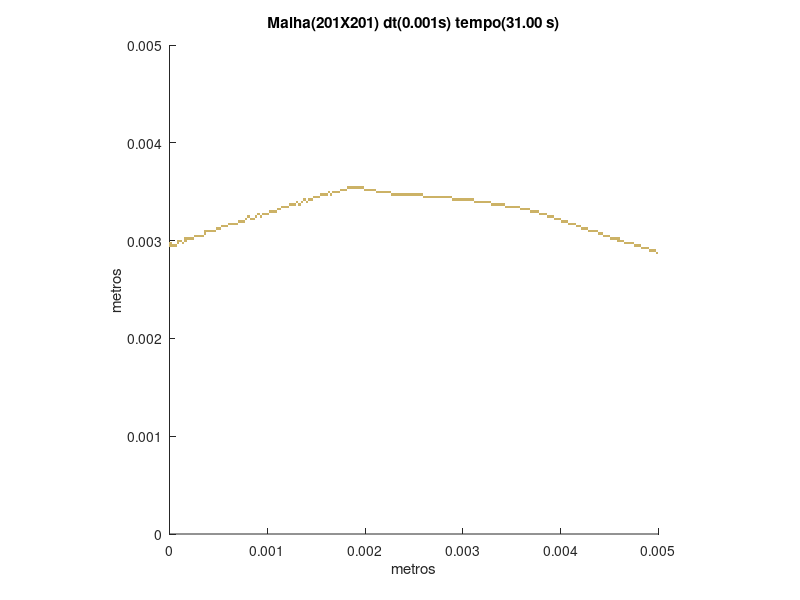

The MATLAB script that drew this image:
set (gca,'PlotBoxAspectRatio',[1 1 1],'Xlim',[0,0.005],'Ylim',[0,0.005])
hold on
title('Malha(201X201) dt(0.001s) tempo(31.00 s)')
hold on
ylabel('metros')
hold on
xlabel('metros')
hold on

fill([0.00497512437810945 0.00497512437810945 0.005 0.005],[0.00286069651741294 0.00288557213930348 0.00288557213930348 0.00286069651741294],[0.8,0.7,0.4],'LineStyle','none')

fill([0.00490049751243781 0.00490049751243781 0.00492537313432836 0.00492537313432836],[0.00288557213930348 0.00291044776119403 0.00291044776119403 0.00288557213930348],[0.8,0.7,0.4],'LineStyle','none')

fill([0.00492537313432836 0.00492537313432836 0.00495024875621891 0.00495024875621891],[0.00288557213930348 0.00291044776119403 0.00291044776119403 0.00288557213930348],[0.8,0.7,0.4],'LineStyle','none')

fill([0.00495024875621891 0.00495024875621891 0.00497512437810945 0.00497512437810945],[0.00288557213930348 0.00291044776119403 0.00291044776119403 0.00288557213930348],[0.8,0.7,0.4],'LineStyle','none')

fill([0.00482587064676617 0.00482587064676617 0.00485074626865672 0.00485074626865672],[0.00291044776119403 0.00293532338308458 0.00293532338308458 0.00291044776119403],[0.8,0.7,0.4],'LineStyle','none')

fill([0.00485074626865672 0.00485074626865672 0.00487562189054726 0.00487562189054726],[0.00291044776119403 0.00293532338308458 0.00293532338308458 0.00291044776119403],[0.8,0.7,0.4],'LineStyle','none')

fill([0.00487562189054726 0.00487562189054726 0.00490049751243781 0.00490049751243781],[0.00291044776119403 0.00293532338308458 0.00293532338308458 0.00291044776119403],[0.8,0.7,0.4],'LineStyle','none')

fill([0 0 2.48756218905473E-05 2.48756218905473E-05],[0.00293532338308458 0.00296019900497512 0.00296019900497512 0.00293532338308458],[0.8,0.7,0.4],'LineStyle','none')

fill([2.48756218905473E-05 2.48756218905473E-05 4.97512437810945E-05 4.97512437810945E-05],[0.00293532338308458 0.00296019900497512 0.00296019900497512 0.00293532338308458],[0.8,0.7,0.4],'LineStyle','none')

fill([4.97512437810945E-05 4.97512437810945E-05 7.46268656716418E-05 7.46268656716418E-05],[0.00293532338308458 0.00296019900497512 0.00296019900497512 0.00293532338308458],[0.8,0.7,0.4],'LineStyle','none')

fill([0.00475124378109453 0.00475124378109453 0.00477611940298507 0.00477611940298507],[0.00293532338308458 0.00296019900497512 0.00296019900497512 0.00293532338308458],[0.8,0.7,0.4],'LineStyle','none')

fill([0.00477611940298507 0.00477611940298507 0.00480099502487562 0.00480099502487562],[0.00293532338308458 0.00296019900497512 0.00296019900497512 0.00293532338308458],[0.8,0.7,0.4],'LineStyle','none')

fill([0.00480099502487562 0.00480099502487562 0.00482587064676617 0.00482587064676617],[0.00293532338308458 0.00296019900497512 0.00296019900497512 0.00293532338308458],[0.8,0.7,0.4],'LineStyle','none')

fill([0 0 2.48756218905473E-05 2.48756218905473E-05],[0.00296019900497512 0.00298507462686567 0.00298507462686567 0.00296019900497512],[0.8,0.7,0.4],'LineStyle','none')

fill([7.46268656716418E-05 7.46268656716418E-05 9.95024875621891E-05 9.95024875621891E-05],[0.00296019900497512 0.00298507462686567 0.00298507462686567 0.00296019900497512],[0.8,0.7,0.4],'LineStyle','none')

fill([0.000124378109452736 0.000124378109452736 0.000149253731343284 0.000149253731343284],[0.00296019900497512 0.00298507462686567 0.00298507462686567 0.00296019900497512],[0.8,0.7,0.4],'LineStyle','none')

fill([0.00465174129353234 0.00465174129353234 0.00467661691542289 0.00467661691542289],[0.00296019900497512 0.00298507462686567 0.00298507462686567 0.00296019900497512],[0.8,0.7,0.4],'LineStyle','none')

fill([0.00467661691542289 0.00467661691542289 0.00470149253731343 0.00470149253731343],[0.00296019900497512 0.00298507462686567 0.00298507462686567 0.00296019900497512],[0.8,0.7,0.4],'LineStyle','none')

fill([0.00470149253731343 0.00470149253731343 0.00472636815920398 0.00472636815920398],[0.00296019900497512 0.00298507462686567 0.00298507462686567 0.00296019900497512],[0.8,0.7,0.4],'LineStyle','none')

fill([0.00472636815920398 0.00472636815920398 0.00475124378109453 0.00475124378109453],[0.00296019900497512 0.00298507462686567 0.00298507462686567 0.00296019900497512],[0.8,0.7,0.4],'LineStyle','none')

fill([7.46268656716418E-05 7.46268656716418E-05 9.95024875621891E-05 9.95024875621891E-05],[0.00298507462686567 0.00300995024875622 0.00300995024875622 0.00298507462686567],[0.8,0.7,0.4],'LineStyle','none')

fill([9.95024875621891E-05 9.95024875621891E-05 0.000124378109452736 0.000124378109452736],[0.00298507462686567 0.00300995024875622 0.00300995024875622 0.00298507462686567],[0.8,0.7,0.4],'LineStyle','none')

fill([0.000149253731343284 0.000149253731343284 0.000174129353233831 0.000174129353233831],[0.00298507462686567 0.00300995024875622 0.00300995024875622 0.00298507462686567],[0.8,0.7,0.4],'LineStyle','none')

fill([0.0045771144278607 0.0045771144278607 0.00460199004975124 0.00460199004975124],[0.00298507462686567 0.00300995024875622 0.00300995024875622 0.00298507462686567],[0.8,0.7,0.4],'LineStyle','none')

fill([0.00460199004975124 0.00460199004975124 0.00462686567164179 0.00462686567164179],[0.00298507462686567 0.00300995024875622 0.00300995024875622 0.00298507462686567],[0.8,0.7,0.4],'LineStyle','none')

fill([0.00462686567164179 0.00462686567164179 0.00465174129353234 0.00465174129353234],[0.00298507462686567 0.00300995024875622 0.00300995024875622 0.00298507462686567],[0.8,0.7,0.4],'LineStyle','none')

fill([0.000149253731343284 0.000149253731343284 0.000174129353233831 0.000174129353233831],[0.00300995024875622 0.00303482587064677 0.00303482587064677 0.00300995024875622],[0.8,0.7,0.4],'LineStyle','none')

fill([0.000174129353233831 0.000174129353233831 0.000199004975124378 0.000199004975124378],[0.00300995024875622 0.00303482587064677 0.00303482587064677 0.00300995024875622],[0.8,0.7,0.4],'LineStyle','none')

fill([0.000199004975124378 0.000199004975124378 0.000223880597014925 0.000223880597014925],[0.00300995024875622 0.00303482587064677 0.00303482587064677 0.00300995024875622],[0.8,0.7,0.4],'LineStyle','none')

fill([0.000223880597014925 0.000223880597014925 0.000248756218905473 0.000248756218905473],[0.00300995024875622 0.00303482587064677 0.00303482587064677 0.00300995024875622],[0.8,0.7,0.4],'LineStyle','none')

fill([0.00450248756218905 0.00450248756218905 0.0045273631840796 0.0045273631840796],[0.00300995024875622 0.00303482587064677 0.00303482587064677 0.00300995024875622],[0.8,0.7,0.4],'LineStyle','none')

fill([0.0045273631840796 0.0045273631840796 0.00455223880597015 0.00455223880597015],[0.00300995024875622 0.00303482587064677 0.00303482587064677 0.00300995024875622],[0.8,0.7,0.4],'LineStyle','none')

fill([0.00455223880597015 0.00455223880597015 0.0045771144278607 0.0045771144278607],[0.00300995024875622 0.00303482587064677 0.00303482587064677 0.00300995024875622],[0.8,0.7,0.4],'LineStyle','none')

fill([0.0045771144278607 0.0045771144278607 0.00460199004975124 0.00460199004975124],[0.00300995024875622 0.00303482587064677 0.00303482587064677 0.00300995024875622],[0.8,0.7,0.4],'LineStyle','none')

fill([0.000248756218905473 0.000248756218905473 0.00027363184079602 0.00027363184079602],[0.00303482587064677 0.00305970149253731 0.00305970149253731 0.00303482587064677],[0.8,0.7,0.4],'LineStyle','none')

fill([0.00027363184079602 0.00027363184079602 0.000298507462686567 0.000298507462686567],[0.00303482587064677 0.00305970149253731 0.00305970149253731 0.00303482587064677],[0.8,0.7,0.4],'LineStyle','none')

fill([0.000298507462686567 0.000298507462686567 0.000323383084577114 0.000323383084577114],[0.00303482587064677 0.00305970149253731 0.00305970149253731 0.00303482587064677],[0.8,0.7,0.4],'LineStyle','none')

fill([0.000323383084577114 0.000323383084577114 0.000348258706467662 0.000348258706467662],[0.00303482587064677 0.00305970149253731 0.00305970149253731 0.00303482587064677],[0.8,0.7,0.4],'LineStyle','none')

fill([0.00442786069651741 0.00442786069651741 0.00445273631840796 0.00445273631840796],[0.00303482587064677 0.00305970149253731 0.00305970149253731 0.00303482587064677],[0.8,0.7,0.4],'LineStyle','none')

fill([0.00445273631840796 0.00445273631840796 0.00447761194029851 0.00447761194029851],[0.00303482587064677 0.00305970149253731 0.00305970149253731 0.00303482587064677],[0.8,0.7,0.4],'LineStyle','none')

fill([0.00447761194029851 0.00447761194029851 0.00450248756218905 0.00450248756218905],[0.00303482587064677 0.00305970149253731 0.00305970149253731 0.00303482587064677],[0.8,0.7,0.4],'LineStyle','none')

fill([0.000348258706467662 0.000348258706467662 0.000373134328358209 0.000373134328358209],[0.00305970149253731 0.00308457711442786 0.00308457711442786 0.00305970149253731],[0.8,0.7,0.4],'LineStyle','none')

fill([0.00437810945273632 0.00437810945273632 0.00440298507462687 0.00440298507462687],[0.00305970149253731 0.00308457711442786 0.00308457711442786 0.00305970149253731],[0.8,0.7,0.4],'LineStyle','none')

fill([0.00440298507462687 0.00440298507462687 0.00442786069651741 0.00442786069651741],[0.00305970149253731 0.00308457711442786 0.00308457711442786 0.00305970149253731],[0.8,0.7,0.4],'LineStyle','none')

fill([0.000348258706467662 0.000348258706467662 0.000373134328358209 0.000373134328358209],[0.00308457711442786 0.00310945273631841 0.00310945273631841 0.00308457711442786],[0.8,0.7,0.4],'LineStyle','none')

fill([0.000373134328358209 0.000373134328358209 0.000398009950248756 0.000398009950248756],[0.00308457711442786 0.00310945273631841 0.00310945273631841 0.00308457711442786],[0.8,0.7,0.4],'LineStyle','none')

fill([0.000398009950248756 0.000398009950248756 0.000422885572139303 0.000422885572139303],[0.00308457711442786 0.00310945273631841 0.00310945273631841 0.00308457711442786],[0.8,0.7,0.4],'LineStyle','none')

fill([0.000422885572139303 0.000422885572139303 0.000447761194029851 0.000447761194029851],[0.00308457711442786 0.00310945273631841 0.00310945273631841 0.00308457711442786],[0.8,0.7,0.4],'LineStyle','none')

fill([0.000447761194029851 0.000447761194029851 0.000472636815920398 0.000472636815920398],[0.00308457711442786 0.00310945273631841 0.00310945273631841 0.00308457711442786],[0.8,0.7,0.4],'LineStyle','none')

fill([0.00427860696517413 0.00427860696517413 0.00430348258706468 0.00430348258706468],[0.00308457711442786 0.00310945273631841 0.00310945273631841 0.00308457711442786],[0.8,0.7,0.4],'LineStyle','none')

fill([0.00430348258706468 0.00430348258706468 0.00432835820895522 0.00432835820895522],[0.00308457711442786 0.00310945273631841 0.00310945273631841 0.00308457711442786],[0.8,0.7,0.4],'LineStyle','none')

fill([0.00432835820895522 0.00432835820895522 0.00435323383084577 0.00435323383084577],[0.00308457711442786 0.00310945273631841 0.00310945273631841 0.00308457711442786],[0.8,0.7,0.4],'LineStyle','none')

fill([0.00435323383084577 0.00435323383084577 0.00437810945273632 0.00437810945273632],[0.00308457711442786 0.00310945273631841 0.00310945273631841 0.00308457711442786],[0.8,0.7,0.4],'LineStyle','none')

fill([0.000472636815920398 0.000472636815920398 0.000497512437810945 0.000497512437810945],[0.00310945273631841 0.00313432835820896 0.00313432835820896 0.00310945273631841],[0.8,0.7,0.4],'LineStyle','none')

fill([0.000497512437810945 0.000497512437810945 0.000522388059701492 0.000522388059701492],[0.00310945273631841 0.00313432835820896 0.00313432835820896 0.00310945273631841],[0.8,0.7,0.4],'LineStyle','none')

fill([0.00420398009950249 0.00420398009950249 0.00422885572139303 0.00422885572139303],[0.00310945273631841 0.00313432835820896 0.00313432835820896 0.00310945273631841],[0.8,0.7,0.4],'LineStyle','none')

fill([0.00422885572139303 0.00422885572139303 0.00425373134328358 0.00425373134328358],[0.00310945273631841 0.00313432835820896 0.00313432835820896 0.00310945273631841],[0.8,0.7,0.4],'LineStyle','none')

fill([0.00425373134328358 0.00425373134328358 0.00427860696517413 0.00427860696517413],[0.00310945273631841 0.00313432835820896 0.00313432835820896 0.00310945273631841],[0.8,0.7,0.4],'LineStyle','none')

fill([0.000522388059701492 0.000522388059701492 0.00054726368159204 0.00054726368159204],[0.00313432835820896 0.0031592039800995 0.0031592039800995 0.00313432835820896],[0.8,0.7,0.4],'LineStyle','none')

fill([0.00054726368159204 0.00054726368159204 0.000572139303482587 0.000572139303482587],[0.00313432835820896 0.0031592039800995 0.0031592039800995 0.00313432835820896],[0.8,0.7,0.4],'LineStyle','none')

fill([0.000572139303482587 0.000572139303482587 0.000597014925373134 0.000597014925373134],[0.00313432835820896 0.0031592039800995 0.0031592039800995 0.00313432835820896],[0.8,0.7,0.4],'LineStyle','none')

fill([0.00415422885572139 0.00415422885572139 0.00417910447761194 0.00417910447761194],[0.00313432835820896 0.0031592039800995 0.0031592039800995 0.00313432835820896],[0.8,0.7,0.4],'LineStyle','none')

fill([0.00417910447761194 0.00417910447761194 0.00420398009950249 0.00420398009950249],[0.00313432835820896 0.0031592039800995 0.0031592039800995 0.00313432835820896],[0.8,0.7,0.4],'LineStyle','none')

fill([0.000597014925373134 0.000597014925373134 0.000621890547263682 0.000621890547263682],[0.0031592039800995 0.00318407960199005 0.00318407960199005 0.0031592039800995],[0.8,0.7,0.4],'LineStyle','none')

fill([0.000621890547263682 0.000621890547263682 0.000646766169154229 0.000646766169154229],[0.0031592039800995 0.00318407960199005 0.00318407960199005 0.0031592039800995],[0.8,0.7,0.4],'LineStyle','none')

fill([0.000646766169154229 0.000646766169154229 0.000671641791044776 0.000671641791044776],[0.0031592039800995 0.00318407960199005 0.00318407960199005 0.0031592039800995],[0.8,0.7,0.4],'LineStyle','none')

fill([0.000671641791044776 0.000671641791044776 0.000696517412935323 0.000696517412935323],[0.0031592039800995 0.00318407960199005 0.00318407960199005 0.0031592039800995],[0.8,0.7,0.4],'LineStyle','none')

fill([0.00407960199004975 0.00407960199004975 0.0041044776119403 0.0041044776119403],[0.0031592039800995 0.00318407960199005 0.00318407960199005 0.0031592039800995],[0.8,0.7,0.4],'LineStyle','none')

fill([0.0041044776119403 0.0041044776119403 0.00412935323383085 0.00412935323383085],[0.0031592039800995 0.00318407960199005 0.00318407960199005 0.0031592039800995],[0.8,0.7,0.4],'LineStyle','none')

fill([0.00412935323383085 0.00412935323383085 0.00415422885572139 0.00415422885572139],[0.0031592039800995 0.00318407960199005 0.00318407960199005 0.0031592039800995],[0.8,0.7,0.4],'LineStyle','none')

fill([0.000696517412935323 0.000696517412935323 0.000721393034825871 0.000721393034825871],[0.00318407960199005 0.0032089552238806 0.0032089552238806 0.00318407960199005],[0.8,0.7,0.4],'LineStyle','none')

fill([0.000721393034825871 0.000721393034825871 0.000746268656716418 0.000746268656716418],[0.00318407960199005 0.0032089552238806 0.0032089552238806 0.00318407960199005],[0.8,0.7,0.4],'LineStyle','none')

fill([0.000746268656716418 0.000746268656716418 0.000771144278606965 0.000771144278606965],[0.00318407960199005 0.0032089552238806 0.0032089552238806 0.00318407960199005],[0.8,0.7,0.4],'LineStyle','none')

fill([0.00400497512437811 0.00400497512437811 0.00402985074626866 0.00402985074626866],[0.00318407960199005 0.0032089552238806 0.0032089552238806 0.00318407960199005],[0.8,0.7,0.4],'LineStyle','none')

fill([0.00402985074626866 0.00402985074626866 0.0040547263681592 0.0040547263681592],[0.00318407960199005 0.0032089552238806 0.0032089552238806 0.00318407960199005],[0.8,0.7,0.4],'LineStyle','none')

fill([0.0040547263681592 0.0040547263681592 0.00407960199004975 0.00407960199004975],[0.00318407960199005 0.0032089552238806 0.0032089552238806 0.00318407960199005],[0.8,0.7,0.4],'LineStyle','none')

fill([0.000771144278606965 0.000771144278606965 0.000796019900497512 0.000796019900497512],[0.0032089552238806 0.00323383084577114 0.00323383084577114 0.0032089552238806],[0.8,0.7,0.4],'LineStyle','none')

fill([0.00082089552238806 0.00082089552238806 0.000845771144278607 0.000845771144278607],[0.0032089552238806 0.00323383084577114 0.00323383084577114 0.0032089552238806],[0.8,0.7,0.4],'LineStyle','none')

fill([0.000845771144278607 0.000845771144278607 0.000870646766169154 0.000870646766169154],[0.0032089552238806 0.00323383084577114 0.00323383084577114 0.0032089552238806],[0.8,0.7,0.4],'LineStyle','none')

fill([0.00393034825870647 0.00393034825870647 0.00395522388059701 0.00395522388059701],[0.0032089552238806 0.00323383084577114 0.00323383084577114 0.0032089552238806],[0.8,0.7,0.4],'LineStyle','none')

fill([0.00395522388059701 0.00395522388059701 0.00398009950248756 0.00398009950248756],[0.0032089552238806 0.00323383084577114 0.00323383084577114 0.0032089552238806],[0.8,0.7,0.4],'LineStyle','none')

fill([0.00398009950248756 0.00398009950248756 0.00400497512437811 0.00400497512437811],[0.0032089552238806 0.00323383084577114 0.00323383084577114 0.0032089552238806],[0.8,0.7,0.4],'LineStyle','none')

fill([0.000796019900497512 0.000796019900497512 0.00082089552238806 0.00082089552238806],[0.00323383084577114 0.00325870646766169 0.00325870646766169 0.00323383084577114],[0.8,0.7,0.4],'LineStyle','none')

fill([0.000870646766169154 0.000870646766169154 0.000895522388059702 0.000895522388059702],[0.00323383084577114 0.00325870646766169 0.00325870646766169 0.00323383084577114],[0.8,0.7,0.4],'LineStyle','none')

fill([0.000920398009950249 0.000920398009950249 0.000945273631840796 0.000945273631840796],[0.00323383084577114 0.00325870646766169 0.00325870646766169 0.00323383084577114],[0.8,0.7,0.4],'LineStyle','none')

fill([0.00385572139303483 0.00385572139303483 0.00388059701492537 0.00388059701492537],[0.00323383084577114 0.00325870646766169 0.00325870646766169 0.00323383084577114],[0.8,0.7,0.4],'LineStyle','none')

fill([0.00388059701492537 0.00388059701492537 0.00390547263681592 0.00390547263681592],[0.00323383084577114 0.00325870646766169 0.00325870646766169 0.00323383084577114],[0.8,0.7,0.4],'LineStyle','none')

fill([0.00390547263681592 0.00390547263681592 0.00393034825870647 0.00393034825870647],[0.00323383084577114 0.00325870646766169 0.00325870646766169 0.00323383084577114],[0.8,0.7,0.4],'LineStyle','none')

fill([0.000895522388059702 0.000895522388059702 0.000920398009950249 0.000920398009950249],[0.00325870646766169 0.00328358208955224 0.00328358208955224 0.00325870646766169],[0.8,0.7,0.4],'LineStyle','none')

fill([0.000945273631840796 0.000945273631840796 0.000970149253731343 0.000970149253731343],[0.00325870646766169 0.00328358208955224 0.00328358208955224 0.00325870646766169],[0.8,0.7,0.4],'LineStyle','none')

fill([0.000970149253731343 0.000970149253731343 0.00099502487562189 0.00099502487562189],[0.00325870646766169 0.00328358208955224 0.00328358208955224 0.00325870646766169],[0.8,0.7,0.4],'LineStyle','none')

fill([0.00099502487562189 0.00099502487562189 0.00101990049751244 0.00101990049751244],[0.00325870646766169 0.00328358208955224 0.00328358208955224 0.00325870646766169],[0.8,0.7,0.4],'LineStyle','none')

fill([0.00378109452736318 0.00378109452736318 0.00380597014925373 0.00380597014925373],[0.00325870646766169 0.00328358208955224 0.00328358208955224 0.00325870646766169],[0.8,0.7,0.4],'LineStyle','none')

fill([0.00380597014925373 0.00380597014925373 0.00383084577114428 0.00383084577114428],[0.00325870646766169 0.00328358208955224 0.00328358208955224 0.00325870646766169],[0.8,0.7,0.4],'LineStyle','none')

fill([0.00383084577114428 0.00383084577114428 0.00385572139303483 0.00385572139303483],[0.00325870646766169 0.00328358208955224 0.00328358208955224 0.00325870646766169],[0.8,0.7,0.4],'LineStyle','none')

fill([0.00101990049751244 0.00101990049751244 0.00104477611940298 0.00104477611940298],[0.00328358208955224 0.00330845771144279 0.00330845771144279 0.00328358208955224],[0.8,0.7,0.4],'LineStyle','none')

fill([0.00104477611940298 0.00104477611940298 0.00106965174129353 0.00106965174129353],[0.00328358208955224 0.00330845771144279 0.00330845771144279 0.00328358208955224],[0.8,0.7,0.4],'LineStyle','none')

fill([0.00106965174129353 0.00106965174129353 0.00109452736318408 0.00109452736318408],[0.00328358208955224 0.00330845771144279 0.00330845771144279 0.00328358208955224],[0.8,0.7,0.4],'LineStyle','none')

fill([0.003681592039801 0.003681592039801 0.00370646766169154 0.00370646766169154],[0.00328358208955224 0.00330845771144279 0.00330845771144279 0.00328358208955224],[0.8,0.7,0.4],'LineStyle','none')

fill([0.00370646766169154 0.00370646766169154 0.00373134328358209 0.00373134328358209],[0.00328358208955224 0.00330845771144279 0.00330845771144279 0.00328358208955224],[0.8,0.7,0.4],'LineStyle','none')

fill([0.00373134328358209 0.00373134328358209 0.00375621890547264 0.00375621890547264],[0.00328358208955224 0.00330845771144279 0.00330845771144279 0.00328358208955224],[0.8,0.7,0.4],'LineStyle','none')

fill([0.00375621890547264 0.00375621890547264 0.00378109452736318 0.00378109452736318],[0.00328358208955224 0.00330845771144279 0.00330845771144279 0.00328358208955224],[0.8,0.7,0.4],'LineStyle','none')

fill([0.00109452736318408 0.00109452736318408 0.00111940298507463 0.00111940298507463],[0.00330845771144279 0.00333333333333333 0.00333333333333333 0.00330845771144279],[0.8,0.7,0.4],'LineStyle','none')

fill([0.00111940298507463 0.00111940298507463 0.00114427860696517 0.00114427860696517],[0.00330845771144279 0.00333333333333333 0.00333333333333333 0.00330845771144279],[0.8,0.7,0.4],'LineStyle','none')

fill([0.00358208955223881 0.00358208955223881 0.00360696517412935 0.00360696517412935],[0.00330845771144279 0.00333333333333333 0.00333333333333333 0.00330845771144279],[0.8,0.7,0.4],'LineStyle','none')

fill([0.00360696517412935 0.00360696517412935 0.0036318407960199 0.0036318407960199],[0.00330845771144279 0.00333333333333333 0.00333333333333333 0.00330845771144279],[0.8,0.7,0.4],'LineStyle','none')

fill([0.0036318407960199 0.0036318407960199 0.00365671641791045 0.00365671641791045],[0.00330845771144279 0.00333333333333333 0.00333333333333333 0.00330845771144279],[0.8,0.7,0.4],'LineStyle','none')

fill([0.00365671641791045 0.00365671641791045 0.003681592039801 0.003681592039801],[0.00330845771144279 0.00333333333333333 0.00333333333333333 0.00330845771144279],[0.8,0.7,0.4],'LineStyle','none')

fill([0.00114427860696517 0.00114427860696517 0.00116915422885572 0.00116915422885572],[0.00333333333333333 0.00335820895522388 0.00335820895522388 0.00333333333333333],[0.8,0.7,0.4],'LineStyle','none')

fill([0.00116915422885572 0.00116915422885572 0.00119402985074627 0.00119402985074627],[0.00333333333333333 0.00335820895522388 0.00335820895522388 0.00333333333333333],[0.8,0.7,0.4],'LineStyle','none')

fill([0.00119402985074627 0.00119402985074627 0.00121890547263682 0.00121890547263682],[0.00333333333333333 0.00335820895522388 0.00335820895522388 0.00333333333333333],[0.8,0.7,0.4],'LineStyle','none')

fill([0.00343283582089552 0.00343283582089552 0.00345771144278607 0.00345771144278607],[0.00333333333333333 0.00335820895522388 0.00335820895522388 0.00333333333333333],[0.8,0.7,0.4],'LineStyle','none')

fill([0.00345771144278607 0.00345771144278607 0.00348258706467662 0.00348258706467662],[0.00333333333333333 0.00335820895522388 0.00335820895522388 0.00333333333333333],[0.8,0.7,0.4],'LineStyle','none')

fill([0.00348258706467662 0.00348258706467662 0.00350746268656716 0.00350746268656716],[0.00333333333333333 0.00335820895522388 0.00335820895522388 0.00333333333333333],[0.8,0.7,0.4],'LineStyle','none')

fill([0.00350746268656716 0.00350746268656716 0.00353233830845771 0.00353233830845771],[0.00333333333333333 0.00335820895522388 0.00335820895522388 0.00333333333333333],[0.8,0.7,0.4],'LineStyle','none')

fill([0.00353233830845771 0.00353233830845771 0.00355721393034826 0.00355721393034826],[0.00333333333333333 0.00335820895522388 0.00335820895522388 0.00333333333333333],[0.8,0.7,0.4],'LineStyle','none')

fill([0.00355721393034826 0.00355721393034826 0.00358208955223881 0.00358208955223881],[0.00333333333333333 0.00335820895522388 0.00335820895522388 0.00333333333333333],[0.8,0.7,0.4],'LineStyle','none')

fill([0.00121890547263682 0.00121890547263682 0.00124378109452736 0.00124378109452736],[0.00335820895522388 0.00338308457711443 0.00338308457711443 0.00335820895522388],[0.8,0.7,0.4],'LineStyle','none')

fill([0.00124378109452736 0.00124378109452736 0.00126865671641791 0.00126865671641791],[0.00335820895522388 0.00338308457711443 0.00338308457711443 0.00335820895522388],[0.8,0.7,0.4],'LineStyle','none')

fill([0.00126865671641791 0.00126865671641791 0.00129353233830846 0.00129353233830846],[0.00335820895522388 0.00338308457711443 0.00338308457711443 0.00335820895522388],[0.8,0.7,0.4],'LineStyle','none')

fill([0.001318407960199 0.001318407960199 0.00134328358208955 0.00134328358208955],[0.00335820895522388 0.00338308457711443 0.00338308457711443 0.00335820895522388],[0.8,0.7,0.4],'LineStyle','none')

fill([0.00328358208955224 0.00328358208955224 0.00330845771144279 0.00330845771144279],[0.00335820895522388 0.00338308457711443 0.00338308457711443 0.00335820895522388],[0.8,0.7,0.4],'LineStyle','none')

fill([0.00330845771144279 0.00330845771144279 0.00333333333333333 0.00333333333333333],[0.00335820895522388 0.00338308457711443 0.00338308457711443 0.00335820895522388],[0.8,0.7,0.4],'LineStyle','none')

fill([0.00333333333333333 0.00333333333333333 0.00335820895522388 0.00335820895522388],[0.00335820895522388 0.00338308457711443 0.00338308457711443 0.00335820895522388],[0.8,0.7,0.4],'LineStyle','none')

fill([0.00335820895522388 0.00335820895522388 0.00338308457711443 0.00338308457711443],[0.00335820895522388 0.00338308457711443 0.00338308457711443 0.00335820895522388],[0.8,0.7,0.4],'LineStyle','none')

fill([0.00338308457711443 0.00338308457711443 0.00340796019900498 0.00340796019900498],[0.00335820895522388 0.00338308457711443 0.00338308457711443 0.00335820895522388],[0.8,0.7,0.4],'LineStyle','none')

fill([0.00340796019900498 0.00340796019900498 0.00343283582089552 0.00343283582089552],[0.00335820895522388 0.00338308457711443 0.00338308457711443 0.00335820895522388],[0.8,0.7,0.4],'LineStyle','none')

fill([0.00129353233830846 0.00129353233830846 0.001318407960199 0.001318407960199],[0.00338308457711443 0.00340796019900498 0.00340796019900498 0.00338308457711443],[0.8,0.7,0.4],'LineStyle','none')

fill([0.00134328358208955 0.00134328358208955 0.0013681592039801 0.0013681592039801],[0.00338308457711443 0.00340796019900498 0.00340796019900498 0.00338308457711443],[0.8,0.7,0.4],'LineStyle','none')

fill([0.00139303482587065 0.00139303482587065 0.00141791044776119 0.00141791044776119],[0.00338308457711443 0.00340796019900498 0.00340796019900498 0.00338308457711443],[0.8,0.7,0.4],'LineStyle','none')

fill([0.00310945273631841 0.00310945273631841 0.00313432835820896 0.00313432835820896],[0.00338308457711443 0.00340796019900498 0.00340796019900498 0.00338308457711443],[0.8,0.7,0.4],'LineStyle','none')

fill([0.00313432835820896 0.00313432835820896 0.0031592039800995 0.0031592039800995],[0.00338308457711443 0.00340796019900498 0.00340796019900498 0.00338308457711443],[0.8,0.7,0.4],'LineStyle','none')

fill([0.0031592039800995 0.0031592039800995 0.00318407960199005 0.00318407960199005],[0.00338308457711443 0.00340796019900498 0.00340796019900498 0.00338308457711443],[0.8,0.7,0.4],'LineStyle','none')

fill([0.00318407960199005 0.00318407960199005 0.0032089552238806 0.0032089552238806],[0.00338308457711443 0.00340796019900498 0.00340796019900498 0.00338308457711443],[0.8,0.7,0.4],'LineStyle','none')

fill([0.0032089552238806 0.0032089552238806 0.00323383084577114 0.00323383084577114],[0.00338308457711443 0.00340796019900498 0.00340796019900498 0.00338308457711443],[0.8,0.7,0.4],'LineStyle','none')

fill([0.00323383084577114 0.00323383084577114 0.00325870646766169 0.00325870646766169],[0.00338308457711443 0.00340796019900498 0.00340796019900498 0.00338308457711443],[0.8,0.7,0.4],'LineStyle','none')

fill([0.00325870646766169 0.00325870646766169 0.00328358208955224 0.00328358208955224],[0.00338308457711443 0.00340796019900498 0.00340796019900498 0.00338308457711443],[0.8,0.7,0.4],'LineStyle','none')

fill([0.0013681592039801 0.0013681592039801 0.00139303482587065 0.00139303482587065],[0.00340796019900498 0.00343283582089552 0.00343283582089552 0.00340796019900498],[0.8,0.7,0.4],'LineStyle','none')

fill([0.00141791044776119 0.00141791044776119 0.00144278606965174 0.00144278606965174],[0.00340796019900498 0.00343283582089552 0.00343283582089552 0.00340796019900498],[0.8,0.7,0.4],'LineStyle','none')

fill([0.00144278606965174 0.00144278606965174 0.00146766169154229 0.00146766169154229],[0.00340796019900498 0.00343283582089552 0.00343283582089552 0.00340796019900498],[0.8,0.7,0.4],'LineStyle','none')

fill([0.00288557213930348 0.00288557213930348 0.00291044776119403 0.00291044776119403],[0.00340796019900498 0.00343283582089552 0.00343283582089552 0.00340796019900498],[0.8,0.7,0.4],'LineStyle','none')

fill([0.00291044776119403 0.00291044776119403 0.00293532338308458 0.00293532338308458],[0.00340796019900498 0.00343283582089552 0.00343283582089552 0.00340796019900498],[0.8,0.7,0.4],'LineStyle','none')

fill([0.00293532338308458 0.00293532338308458 0.00296019900497512 0.00296019900497512],[0.00340796019900498 0.00343283582089552 0.00343283582089552 0.00340796019900498],[0.8,0.7,0.4],'LineStyle','none')

fill([0.00296019900497512 0.00296019900497512 0.00298507462686567 0.00298507462686567],[0.00340796019900498 0.00343283582089552 0.00343283582089552 0.00340796019900498],[0.8,0.7,0.4],'LineStyle','none')

fill([0.00298507462686567 0.00298507462686567 0.00300995024875622 0.00300995024875622],[0.00340796019900498 0.00343283582089552 0.00343283582089552 0.00340796019900498],[0.8,0.7,0.4],'LineStyle','none')

fill([0.00300995024875622 0.00300995024875622 0.00303482587064677 0.00303482587064677],[0.00340796019900498 0.00343283582089552 0.00343283582089552 0.00340796019900498],[0.8,0.7,0.4],'LineStyle','none')

fill([0.00303482587064677 0.00303482587064677 0.00305970149253731 0.00305970149253731],[0.00340796019900498 0.00343283582089552 0.00343283582089552 0.00340796019900498],[0.8,0.7,0.4],'LineStyle','none')

fill([0.00305970149253731 0.00305970149253731 0.00308457711442786 0.00308457711442786],[0.00340796019900498 0.00343283582089552 0.00343283582089552 0.00340796019900498],[0.8,0.7,0.4],'LineStyle','none')

fill([0.00308457711442786 0.00308457711442786 0.00310945273631841 0.00310945273631841],[0.00340796019900498 0.00343283582089552 0.00343283582089552 0.00340796019900498],[0.8,0.7,0.4],'LineStyle','none')

fill([0.00146766169154229 0.00146766169154229 0.00149253731343284 0.00149253731343284],[0.00343283582089552 0.00345771144278607 0.00345771144278607 0.00343283582089552],[0.8,0.7,0.4],'LineStyle','none')

fill([0.00149253731343284 0.00149253731343284 0.00151741293532338 0.00151741293532338],[0.00343283582089552 0.00345771144278607 0.00345771144278607 0.00343283582089552],[0.8,0.7,0.4],'LineStyle','none')

fill([0.00151741293532338 0.00151741293532338 0.00154228855721393 0.00154228855721393],[0.00343283582089552 0.00345771144278607 0.00345771144278607 0.00343283582089552],[0.8,0.7,0.4],'LineStyle','none')

fill([0.00258706467661692 0.00258706467661692 0.00261194029850746 0.00261194029850746],[0.00343283582089552 0.00345771144278607 0.00345771144278607 0.00343283582089552],[0.8,0.7,0.4],'LineStyle','none')

fill([0.00261194029850746 0.00261194029850746 0.00263681592039801 0.00263681592039801],[0.00343283582089552 0.00345771144278607 0.00345771144278607 0.00343283582089552],[0.8,0.7,0.4],'LineStyle','none')

fill([0.00263681592039801 0.00263681592039801 0.00266169154228856 0.00266169154228856],[0.00343283582089552 0.00345771144278607 0.00345771144278607 0.00343283582089552],[0.8,0.7,0.4],'LineStyle','none')

fill([0.00266169154228856 0.00266169154228856 0.0026865671641791 0.0026865671641791],[0.00343283582089552 0.00345771144278607 0.00345771144278607 0.00343283582089552],[0.8,0.7,0.4],'LineStyle','none')

fill([0.0026865671641791 0.0026865671641791 0.00271144278606965 0.00271144278606965],[0.00343283582089552 0.00345771144278607 0.00345771144278607 0.00343283582089552],[0.8,0.7,0.4],'LineStyle','none')

fill([0.00271144278606965 0.00271144278606965 0.0027363184079602 0.0027363184079602],[0.00343283582089552 0.00345771144278607 0.00345771144278607 0.00343283582089552],[0.8,0.7,0.4],'LineStyle','none')

fill([0.0027363184079602 0.0027363184079602 0.00276119402985075 0.00276119402985075],[0.00343283582089552 0.00345771144278607 0.00345771144278607 0.00343283582089552],[0.8,0.7,0.4],'LineStyle','none')

fill([0.00276119402985075 0.00276119402985075 0.00278606965174129 0.00278606965174129],[0.00343283582089552 0.00345771144278607 0.00345771144278607 0.00343283582089552],[0.8,0.7,0.4],'LineStyle','none')

fill([0.00278606965174129 0.00278606965174129 0.00281094527363184 0.00281094527363184],[0.00343283582089552 0.00345771144278607 0.00345771144278607 0.00343283582089552],[0.8,0.7,0.4],'LineStyle','none')

fill([0.00281094527363184 0.00281094527363184 0.00283582089552239 0.00283582089552239],[0.00343283582089552 0.00345771144278607 0.00345771144278607 0.00343283582089552],[0.8,0.7,0.4],'LineStyle','none')

fill([0.00283582089552239 0.00283582089552239 0.00286069651741294 0.00286069651741294],[0.00343283582089552 0.00345771144278607 0.00345771144278607 0.00343283582089552],[0.8,0.7,0.4],'LineStyle','none')

fill([0.00286069651741294 0.00286069651741294 0.00288557213930348 0.00288557213930348],[0.00343283582089552 0.00345771144278607 0.00345771144278607 0.00343283582089552],[0.8,0.7,0.4],'LineStyle','none')

fill([0.00154228855721393 0.00154228855721393 0.00156716417910448 0.00156716417910448],[0.00345771144278607 0.00348258706467662 0.00348258706467662 0.00345771144278607],[0.8,0.7,0.4],'LineStyle','none')

fill([0.00156716417910448 0.00156716417910448 0.00159203980099502 0.00159203980099502],[0.00345771144278607 0.00348258706467662 0.00348258706467662 0.00345771144278607],[0.8,0.7,0.4],'LineStyle','none')

fill([0.00159203980099502 0.00159203980099502 0.00161691542288557 0.00161691542288557],[0.00345771144278607 0.00348258706467662 0.00348258706467662 0.00345771144278607],[0.8,0.7,0.4],'LineStyle','none')

fill([0.00164179104477612 0.00164179104477612 0.00166666666666667 0.00166666666666667],[0.00345771144278607 0.00348258706467662 0.00348258706467662 0.00345771144278607],[0.8,0.7,0.4],'LineStyle','none')

fill([0.0022636815920398 0.0022636815920398 0.00228855721393035 0.00228855721393035],[0.00345771144278607 0.00348258706467662 0.00348258706467662 0.00345771144278607],[0.8,0.7,0.4],'LineStyle','none')

fill([0.00228855721393035 0.00228855721393035 0.0023134328358209 0.0023134328358209],[0.00345771144278607 0.00348258706467662 0.00348258706467662 0.00345771144278607],[0.8,0.7,0.4],'LineStyle','none')

fill([0.0023134328358209 0.0023134328358209 0.00233830845771144 0.00233830845771144],[0.00345771144278607 0.00348258706467662 0.00348258706467662 0.00345771144278607],[0.8,0.7,0.4],'LineStyle','none')

fill([0.00233830845771144 0.00233830845771144 0.00236318407960199 0.00236318407960199],[0.00345771144278607 0.00348258706467662 0.00348258706467662 0.00345771144278607],[0.8,0.7,0.4],'LineStyle','none')

fill([0.00236318407960199 0.00236318407960199 0.00238805970149254 0.00238805970149254],[0.00345771144278607 0.00348258706467662 0.00348258706467662 0.00345771144278607],[0.8,0.7,0.4],'LineStyle','none')

fill([0.00238805970149254 0.00238805970149254 0.00241293532338308 0.00241293532338308],[0.00345771144278607 0.00348258706467662 0.00348258706467662 0.00345771144278607],[0.8,0.7,0.4],'LineStyle','none')

fill([0.00241293532338308 0.00241293532338308 0.00243781094527363 0.00243781094527363],[0.00345771144278607 0.00348258706467662 0.00348258706467662 0.00345771144278607],[0.8,0.7,0.4],'LineStyle','none')

fill([0.00243781094527363 0.00243781094527363 0.00246268656716418 0.00246268656716418],[0.00345771144278607 0.00348258706467662 0.00348258706467662 0.00345771144278607],[0.8,0.7,0.4],'LineStyle','none')

fill([0.00246268656716418 0.00246268656716418 0.00248756218905473 0.00248756218905473],[0.00345771144278607 0.00348258706467662 0.00348258706467662 0.00345771144278607],[0.8,0.7,0.4],'LineStyle','none')

fill([0.00248756218905473 0.00248756218905473 0.00251243781094527 0.00251243781094527],[0.00345771144278607 0.00348258706467662 0.00348258706467662 0.00345771144278607],[0.8,0.7,0.4],'LineStyle','none')

fill([0.00251243781094527 0.00251243781094527 0.00253731343283582 0.00253731343283582],[0.00345771144278607 0.00348258706467662 0.00348258706467662 0.00345771144278607],[0.8,0.7,0.4],'LineStyle','none')

fill([0.00253731343283582 0.00253731343283582 0.00256218905472637 0.00256218905472637],[0.00345771144278607 0.00348258706467662 0.00348258706467662 0.00345771144278607],[0.8,0.7,0.4],'LineStyle','none')

fill([0.00256218905472637 0.00256218905472637 0.00258706467661692 0.00258706467661692],[0.00345771144278607 0.00348258706467662 0.00348258706467662 0.00345771144278607],[0.8,0.7,0.4],'LineStyle','none')

fill([0.00161691542288557 0.00161691542288557 0.00164179104477612 0.00164179104477612],[0.00348258706467662 0.00350746268656716 0.00350746268656716 0.00348258706467662],[0.8,0.7,0.4],'LineStyle','none')

fill([0.00166666666666667 0.00166666666666667 0.00169154228855721 0.00169154228855721],[0.00348258706467662 0.00350746268656716 0.00350746268656716 0.00348258706467662],[0.8,0.7,0.4],'LineStyle','none')

fill([0.00169154228855721 0.00169154228855721 0.00171641791044776 0.00171641791044776],[0.00348258706467662 0.00350746268656716 0.00350746268656716 0.00348258706467662],[0.8,0.7,0.4],'LineStyle','none')

fill([0.00171641791044776 0.00171641791044776 0.00174129353233831 0.00174129353233831],[0.00348258706467662 0.00350746268656716 0.00350746268656716 0.00348258706467662],[0.8,0.7,0.4],'LineStyle','none')

fill([0.00211442786069652 0.00211442786069652 0.00213930348258706 0.00213930348258706],[0.00348258706467662 0.00350746268656716 0.00350746268656716 0.00348258706467662],[0.8,0.7,0.4],'LineStyle','none')

fill([0.00213930348258706 0.00213930348258706 0.00216417910447761 0.00216417910447761],[0.00348258706467662 0.00350746268656716 0.00350746268656716 0.00348258706467662],[0.8,0.7,0.4],'LineStyle','none')

fill([0.00216417910447761 0.00216417910447761 0.00218905472636816 0.00218905472636816],[0.00348258706467662 0.00350746268656716 0.00350746268656716 0.00348258706467662],[0.8,0.7,0.4],'LineStyle','none')

fill([0.00218905472636816 0.00218905472636816 0.00221393034825871 0.00221393034825871],[0.00348258706467662 0.00350746268656716 0.00350746268656716 0.00348258706467662],[0.8,0.7,0.4],'LineStyle','none')

fill([0.00221393034825871 0.00221393034825871 0.00223880597014925 0.00223880597014925],[0.00348258706467662 0.00350746268656716 0.00350746268656716 0.00348258706467662],[0.8,0.7,0.4],'LineStyle','none')

fill([0.00223880597014925 0.00223880597014925 0.0022636815920398 0.0022636815920398],[0.00348258706467662 0.00350746268656716 0.00350746268656716 0.00348258706467662],[0.8,0.7,0.4],'LineStyle','none')

fill([0.00174129353233831 0.00174129353233831 0.00176616915422886 0.00176616915422886],[0.00350746268656716 0.00353233830845771 0.00353233830845771 0.00350746268656716],[0.8,0.7,0.4],'LineStyle','none')

fill([0.00176616915422886 0.00176616915422886 0.0017910447761194 0.0017910447761194],[0.00350746268656716 0.00353233830845771 0.00353233830845771 0.00350746268656716],[0.8,0.7,0.4],'LineStyle','none')

fill([0.0017910447761194 0.0017910447761194 0.00181592039800995 0.00181592039800995],[0.00350746268656716 0.00353233830845771 0.00353233830845771 0.00350746268656716],[0.8,0.7,0.4],'LineStyle','none')

fill([0.00199004975124378 0.00199004975124378 0.00201492537313433 0.00201492537313433],[0.00350746268656716 0.00353233830845771 0.00353233830845771 0.00350746268656716],[0.8,0.7,0.4],'LineStyle','none')

fill([0.00201492537313433 0.00201492537313433 0.00203980099502488 0.00203980099502488],[0.00350746268656716 0.00353233830845771 0.00353233830845771 0.00350746268656716],[0.8,0.7,0.4],'LineStyle','none')

fill([0.00203980099502488 0.00203980099502488 0.00206467661691542 0.00206467661691542],[0.00350746268656716 0.00353233830845771 0.00353233830845771 0.00350746268656716],[0.8,0.7,0.4],'LineStyle','none')

fill([0.00206467661691542 0.00206467661691542 0.00208955223880597 0.00208955223880597],[0.00350746268656716 0.00353233830845771 0.00353233830845771 0.00350746268656716],[0.8,0.7,0.4],'LineStyle','none')

fill([0.00208955223880597 0.00208955223880597 0.00211442786069652 0.00211442786069652],[0.00350746268656716 0.00353233830845771 0.00353233830845771 0.00350746268656716],[0.8,0.7,0.4],'LineStyle','none')

fill([0.00181592039800995 0.00181592039800995 0.0018407960199005 0.0018407960199005],[0.00353233830845771 0.00355721393034826 0.00355721393034826 0.00353233830845771],[0.8,0.7,0.4],'LineStyle','none')

fill([0.0018407960199005 0.0018407960199005 0.00186567164179104 0.00186567164179104],[0.00353233830845771 0.00355721393034826 0.00355721393034826 0.00353233830845771],[0.8,0.7,0.4],'LineStyle','none')

fill([0.00186567164179104 0.00186567164179104 0.00189054726368159 0.00189054726368159],[0.00353233830845771 0.00355721393034826 0.00355721393034826 0.00353233830845771],[0.8,0.7,0.4],'LineStyle','none')

fill([0.00189054726368159 0.00189054726368159 0.00191542288557214 0.00191542288557214],[0.00353233830845771 0.00355721393034826 0.00355721393034826 0.00353233830845771],[0.8,0.7,0.4],'LineStyle','none')

fill([0.00191542288557214 0.00191542288557214 0.00194029850746269 0.00194029850746269],[0.00353233830845771 0.00355721393034826 0.00355721393034826 0.00353233830845771],[0.8,0.7,0.4],'LineStyle','none')

fill([0.00194029850746269 0.00194029850746269 0.00196517412935323 0.00196517412935323],[0.00353233830845771 0.00355721393034826 0.00355721393034826 0.00353233830845771],[0.8,0.7,0.4],'LineStyle','none')

fill([0.00196517412935323 0.00196517412935323 0.00199004975124378 0.00199004975124378],[0.00353233830845771 0.00355721393034826 0.00355721393034826 0.00353233830845771],[0.8,0.7,0.4],'LineStyle','none')
